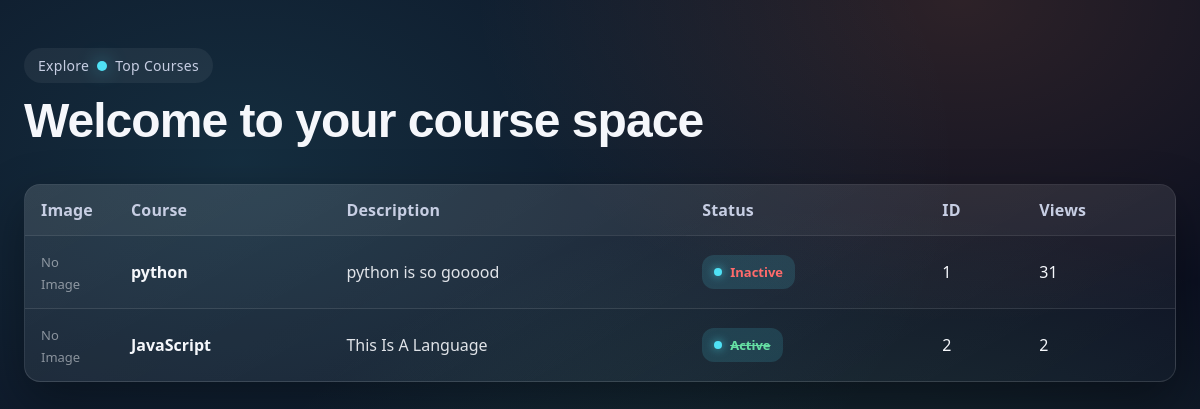
The app's page /course/list/, older data.
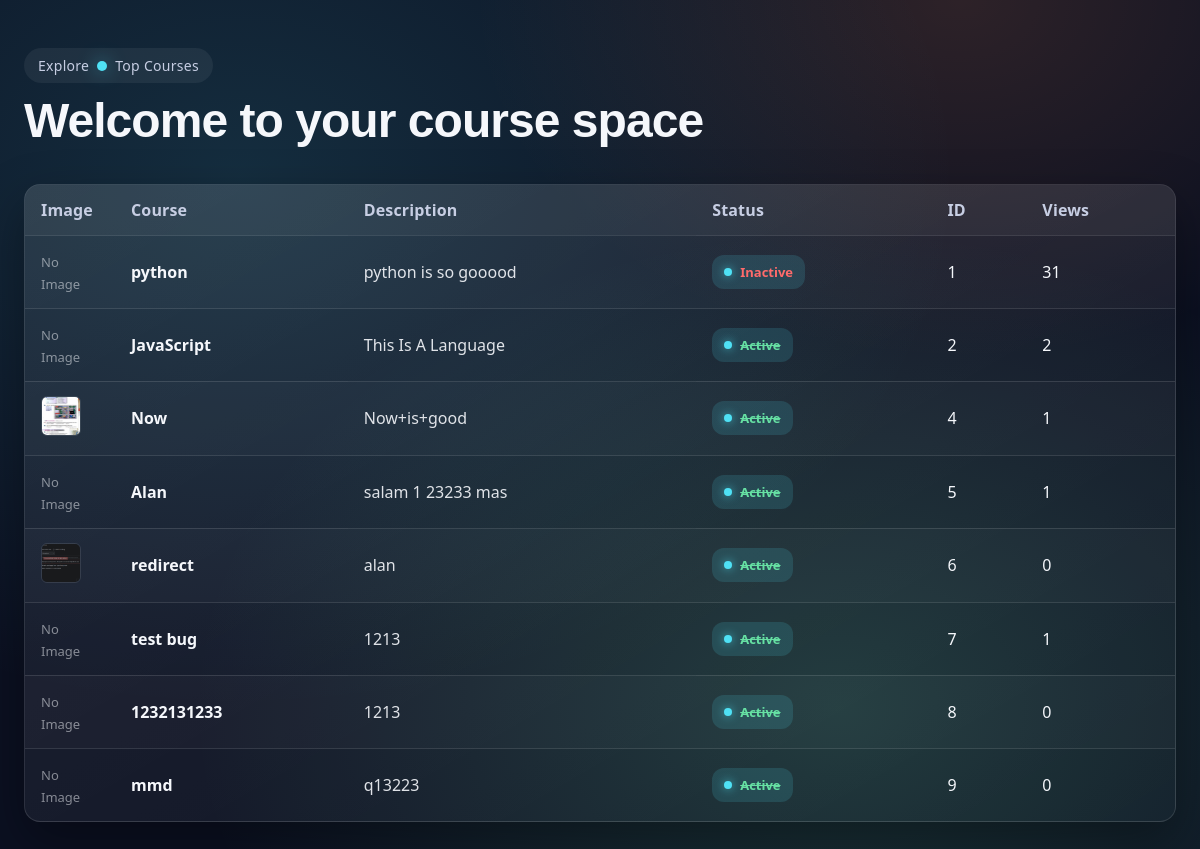
The same page, newer data.
### courses_app/models.py (models this page shows, shortened)
class Course(models.Model):
    title = models.CharField(max_length=50)
    description = models.TextField()   #تکست فیلد تفاوتش با بالایی اینه که کاراکتر بیشتری داخلش میشه نوشت
    situation = models.BooleanField(default=True)
    views = models.IntegerField(default=0)
    image = models.ImageField(null=True, upload_to='Test_1_media')

### courses_app/views.py (the view)
# urls.py: path('list/', views.course_list, name='course_list'),
def course_list(request):
    courses = Course.objects.all()
    return render(request, "courses_app/courses_list.html", context={'courses': courses})

### courses_app/templates/courses_app/courses_list.html (shortened to what this page needs)
{% load static %}
<!DOCTYPE html>
<html lang="en">
<head>
    <link rel="stylesheet" href="{% static 'courses_app/css/style_list.css' %}">
</head>
<body>
<div class="page">
    <div class="badge">
        <span>Explore</span>
        <span class="badge-dot"></span>
        <span>Top Courses</span>
    </div>
    <div class="hero">
        <h1>Welcome to your course space</h1>
    </div>
    <div class="table-wrap">
        <table>
            <thead>
            <tr>
                <th>Image</th>
                <th>Course</th>
                <th>Description</th>
                <th>Status</th>
                <th>ID</th>
                <th>Views</th>
            </tr>
            </thead>
            <tbody>
            {% for course in courses %}
            <tr>
                <td class="image-cell">
                    {% if course.image %}
                    <img src="{{ course.image.url }}"
                         alt="{{ course.title }}"
                         class="course-image">
                    {% else %}
                    <span class="no-image">No Image</span>
                    {% endif %}
                </td>
                <td>
                    <a class="table-link"
                       href="{% url 'course_detail' course.id %}">
                        {{ course.title }}
                    </a>
                </td>
                <td class="desc">
                    {{ course.description }}
                </td>
                <td>
                    {% if course.situation %}
                    <s class="status active">
                        Active
                        {% else %}
                        <span class="status inactive">
                            Inactive
                        </span>
                        {% endif %}
                </td>
                <td>{{ course.id }}</td>
                <td>{{ course.views }}</td>
            </tr>
            {% empty %}
            <tr class="empty-row">
                <td colspan="6">
                    No courses available
                </td>
            </tr>
            {% endfor %}
            </tbody>
        </table>
    </div>
</div>
</body>
</html>

### courses_app/static/courses_app/css/style_list.css (style rules this page uses)
:root { --bg: #0b1021; --panel: rgba(255, 255, 255, 0.06); --panel-strong: rgba(255, 255, 255, 0.12); --accent: #4fe1f5; --accent-2: #ff8e53; --text: #f5f7fb; --muted: #c7cee3; --success: #66e0a3; --warning: #ffd166; }
* { box-sizing: border-box; }
body { margin: 0; font-family: system-ui, -apple-system, Segoe UI, Roboto, Arial, sans-serif; color: var(--text); background: radial-gradient(120% 120% at 20% 20%, rgba(79, 225, 245, 0.14), transparent 50%), radial-gradient(90% 90% at 80% 0%, rgba(255, 142, 83, 0.14), transparent 45%), radial-gradient(120% 120% at 70% 80%, rgba(102, 224, 163, 0.18), transparent 45%), var(--bg); min-height: 100vh; }
.page { max-width: 1200px; margin: 0 auto; padding: 48px 24px 64px; }
.badge { display: inline-flex; align-items: center; gap: 8px; padding: 8px 14px; border-radius: 999px; background: var(--panel); color: var(--muted); font-size: 14px; letter-spacing: 0.02em; margin-bottom: 12px; }
.badge-dot { width: 10px; height: 10px; border-radius: 50%; background: var(--accent); box-shadow: 0 0 18px rgba(79, 225, 245, 0.6); }
.hero { display: grid; grid-template-columns:repeat(auto-fit, minmax(280px, 1fr)); gap: 24px; margin-bottom: 24px; }
.hero h1 { font-family: "Space Grotesk", "Manrope", sans-serif; font-size: clamp(32px, 5vw, 48px); line-height: 1.1; margin: 0 0 12px; letter-spacing: -0.02em; }
.table-wrap { margin-top: 20px; border-radius: 16px; border: 1px solid var(--panel-strong); background: linear-gradient( 150deg, rgba(255, 255, 255, 0.08), rgba(255, 255, 255, 0.02) ); box-shadow: 0 20px 50px rgba(0, 0, 0, 0.35); overflow: hidden; }
table { width: 100%; border-collapse: collapse; color: var(--text); }
thead { background: rgba(255, 255, 255, 0.06); }
th, td { padding: 14px 16px; text-align: left; border-bottom: 1px solid var(--panel-strong); }
th { font-weight: 700; letter-spacing: 0.01em; color: var(--muted); }
tbody tr:nth-child(odd) { background: rgba(255, 255, 255, 0.02); }
tr:last-child td { border-bottom: none; }
.image-cell { width: 90px; }
.course-image { width: 40px; height: 40px; object-fit: cover; border-radius: 6px; border: 1px solid rgba(255, 255, 255, 0.1); transition: transform 0.25s ease; }
.no-image { opacity: 0.5; font-size: 13px; }
.status { display: inline-flex; align-items: center; gap: 8px; padding: 8px 12px; border-radius: 12px; font-weight: 700; font-size: 13px; background: rgba(79, 225, 245, 0.14); }
.status.active { color: var(--success); }
.status.inactive { color: #ff6b6b; }
.status::before { content: ""; width: 8px; height: 8px; border-radius: 50%; background: var(--accent); box-shadow: 0 0 10px rgba(79, 225, 245, 0.7); }
.desc { max-width: 420px; opacity: 0.9; }
.table-link { color: var(--text); font-weight: 700; text-decoration: none; transition: color 0.2s ease, text-shadow 0.2s ease; }

Row changes from the older to the newer data that the page shows:
added Course: image (picture), title "Now", description "Now+is+good", situation "Active", id "4", views "1"
added Course: shows "No Image", title "Alan", description "salam 1 23233 mas", situation "Active", id "5", views "1"
added Course: image (picture), title "redirect", description "alan", situation "Active", id "6", views "0"
added Course: image "No Image", title "test bug", description "1213", situation "Active", id "7", views "1"
added Course: image "No Image", title "1232131233", description "1213", situation "Active", id "8", views "0"
added Course: image "No Image", title "mmd", description "q13223", situation "Active", id "9", views "0"
